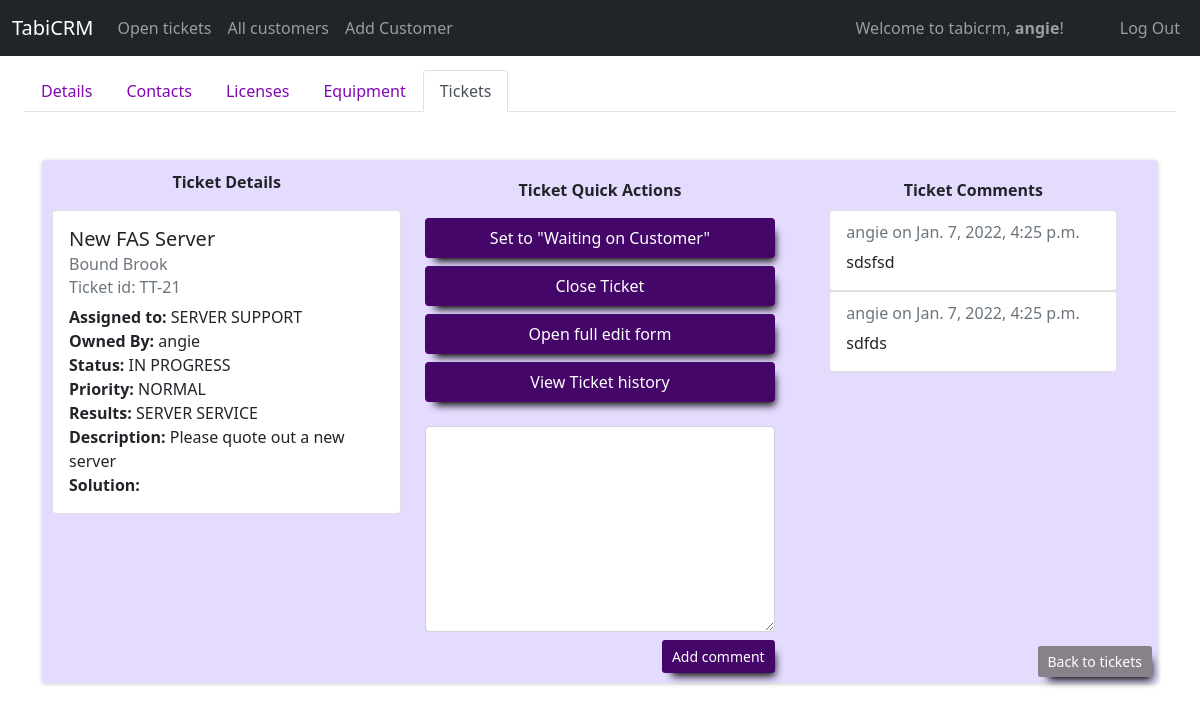
Page /view_single_ticket/21 (signed in) on the committed database.
### tabicrm/models.py (models this page shows, shortened)
class User(AbstractUser):
    id = models.AutoField(primary_key=True)
    role = models.CharField(max_length=64)
    title = models.CharField(max_length=64, null=True, blank=True)
    department = models.CharField(max_length=64, null=True, blank=True)
    extension = models.CharField(max_length=64, null=True, blank=True)
    cellphone = models.CharField(max_length=64, null=True, blank=True)
    street = models.CharField(max_length=64, null=True, blank=True)
    city = models.CharField(max_length=64, null=True, blank=True)
    state = models.CharField(max_length=64, null=True, blank=True)
    zip = models.CharField(max_length=64, null=True, blank=True)
    country = models.CharField(max_length=64, null=True, blank=True)

class Ticket(models.Model):
    OPEN='OPEN'
    IN_PROGRESS='IN PROGRESS'
    WAITING_ON_CUSTOMER = 'WAITING ON CUSTOMER'
    CLOSED = 'CLOSED'
    LOW = 'LOW'
    NORMAL = 'NORMAL'
    HIGH = 'HIGH'
    URGENT = 'URGENT'
    SOLVED_ON_PHONE = 'SOLVED ON PHONE'
    SERVER_SERVICE = 'SERVER SERVICE'
    ROUTER_SERVICE = 'ROUTER SERVICE'
    CONTRACT_SERVICE = 'CONTRACT SERVICE'
    NON_CONTRACT_SERVICE = 'NON-CONTRACT SERVICE'
    NETWORK_SUPPORT_TEAM = "NETWORK SUPPORT"
    SOFTWARE_SUPPORT_TEAM = "SOFTWARE SUPPORT"
    SERVER_SUPPORT_TEAM = "SERVER SUPPORT"
    HARDWARE_SUPPORT_TEAM = "HARDWARE SUPPORT"
    SALES_TEAM = "SALES"
    DEVELOPMENT_TEAM = "DEVELOPMENT"
    STATUS_CHOICES = [
        (OPEN, 'OPEN'),
        (IN_PROGRESS, 'IN PROGRESS'),
        (WAITING_ON_CUSTOMER, 'WAITING ON CUSTOMER'),
        (CLOSED, 'CLOSED')
    ]
    PRIORITY_CHOICES = [
        (LOW, 'LOW'),
        (NORMAL, 'NORMAL'),
        (HIGH, 'HIGH'),
        (URGENT, 'URGENT')
    ]
    RESULTS_CHOICES = [
        (SOLVED_ON_PHONE, 'SOLVED ON PHONE'),
        (SERVER_SERVICE, 'SERVER SERVICE'),
        (ROUTER_SERVICE, 'ROUTER SERVICE'),
        (CONTRACT_SERVICE, 'CONTRACT SERVICE'),
        (NON_CONTRACT_SERVICE, 'NON-CONTRACT SERVICE')
    ]
    TEAM_CHOICES = [
        (NETWORK_SUPPORT_TEAM, "NETWORK SUPPORT"),
        (SOFTWARE_SUPPORT_TEAM, "SOFTWARE SUPPORT"),
        (SERVER_SUPPORT_TEAM, "SERVER SUPPORT"),
        (HARDWARE_SUPPORT_TEAM, "HARDWARE SUPPORT"),
        (SALES_TEAM, "SALES"),
        (DEVELOPMENT_TEAM, "DEVELOPMENT")
    ]
    id = models.AutoField(primary_key=True)
    customer = models.ForeignKey(Customer, on_delete=CASCADE, related_name="customer_ticket")
    assigned_to = models.CharField(max_length=255, choices=TEAM_CHOICES, default=SOFTWARE_SUPPORT_TEAM)
    owned_by = models.ForeignKey(User, on_delete=SET_NULL, related_name="ticket_ownedby", blank=True, null=True)
    title = models.CharField(max_length=255)
    status =  models.CharField(max_length=255, choices=STATUS_CHOICES, default=OPEN)
    priority = models.CharField(max_length=255, choices=PRIORITY_CHOICES, default=NORMAL)
    results = models.CharField(max_length=255, choices=RESULTS_CHOICES, default=SOLVED_ON_PHONE)
    description = models.TextField(blank=True, null=True)
    solution = models.TextField(blank=True, null=True)
    added_by = models.ForeignKey(User, on_delete=SET_NULL, related_name="ticket_addedby", blank=True, null=True)
    updated_by = models.ForeignKey(User, on_delete=SET_NULL, related_name="ticket_updatedon", blank=True, null=True)
    created_on = models.DateTimeField(auto_now_add=True)
    updated_on = models.DateTimeField(auto_now=True)

class Customer(models.Model):
    id = models.AutoField(primary_key=True)
    name = models.CharField(max_length=255)
    primary_phone = models.CharField(max_length=255)
    fax =  models.CharField(max_length=255, null=True, blank=True)
    secondary_phone =  models.CharField(max_length=64, null=True, blank=True)
    website = models.CharField(max_length=255, null=True, blank=True)
    notes = models.TextField(null=True, blank=True)
    billing_address_one = models.CharField(max_length=255, null=True, blank=True)
    billing_address_two = models.CharField(max_length=255, null=True, blank=True)
    billing_address_city = models.CharField(max_length=255, null=True, blank=True)
    billing_address_state = models.CharField(max_length=255, null=True, blank=True)
    billing_address_zip = models.CharField(max_length=255, null=True, blank=True)
    billing_address_country = models.CharField(max_length=255, null=True, blank=True)
    shipping_address_one = models.CharField(max_length=255, null=True, blank=True)
    shipping_address_two = models.CharField(max_length=255, null=True, blank=True)
    shipping_address_city = models.CharField(max_length=255, null=True, blank=True)
    shipping_address_state = models.CharField(max_length=255, null=True, blank=True)
    shipping_address_zip = models.CharField(max_length=255, null=True, blank=True)
    shipping_address_country = models.CharField(max_length=255, null=True, blank=True)
    added_by = models.ForeignKey(User, on_delete=SET_NULL, related_name="customer_addedby", blank=True, null=True)
    updated_by = models.ForeignKey(User, on_delete=SET_NULL, related_name="customer_updatedon", blank=True, null=True)
    created_on = models.DateTimeField(auto_now_add=True)
    updated_on = models.DateTimeField(auto_now=True)

class TicketComment(models.Model):
    id = models.AutoField(primary_key=True)
    comment = models.TextField(blank=True, null=True)
    ticket = models.ForeignKey(Ticket, on_delete=CASCADE, related_name="ticket_comment", blank=True, null=True)
    added_by = models.ForeignKey(User, on_delete=SET_NULL, related_name="ticket_comment_addedby", blank=True, null=True)
    updated_by = models.ForeignKey(User, on_delete=SET_NULL, related_name="ticket_comment_updatedon", blank=True, null=True)
    created_on = models.DateTimeField(auto_now_add=True)
    updated_on = models.DateTimeField(auto_now=True)

### tabicrm/views/ticket.py (the view)
# urls.py: path("view_single_ticket/<int:ticketId>", views.view_single_ticket, name="view_single_ticket"),
@login_required
def view_single_ticket(request, ticketId):
    if request.method == "GET":
        ticket = Ticket.objects.get(id = ticketId)
        customer = ticket.customer
        ticketComments = TicketComment.objects.filter(ticket = ticket)
        ticketHistory = TicketHistory.objects.filter(ticket = ticket)
        commentForm = forms.NewTicketCommentForm()
        ticketForm = forms.NewTicketForm(initial={
            'assigned_to': ticket.assigned_to,
            'status': ticket.status,
            'priority': ticket.priority,
            'results': ticket.results,
            'title':ticket.title,
            'description': ticket.description,
            'solution': ticket.solution
        })
        return render(request,"tabicrm/full_forms/full_edit_ticket.html", {
            "ticket": ticket,
            'customer': customer,
            'ticketComments': ticketComments,
            'ticketHistory': ticketHistory,
            'cust_tickets': True,
            'commentForm':commentForm,
            'editTicketForm': ticketForm })

### tabicrm/forms.py
class NewTicketCommentForm(ModelForm):
    class Meta:
        model = TicketComment
        fields = (
            'comment',
        )
        widgets = {
            'comment': Textarea(attrs={'rows': 8,'class': "form-control mb-2", 'placeholder': ""}),
        }

class NewTicketForm(ModelForm):
    class Meta:
        model = Ticket
        fields = (
                'assigned_to',
                'title',
                'status',
                'priority',
                'description',
                'results',
                'solution',
            )
        widgets = {
            'assigned_to': Select(attrs={'class': "form-select mb-2", 'placeholder': ""}),
            'title': TextInput(attrs={'class': "form-control mb-2", 'placeholder': ""}),
            'status':  Select(attrs={'class': "form-select mb-2", 'placeholder': ""}),
            'priority':  Select(attrs={'class': "form-select mb-2", 'placeholder': ""}),
            'results':  Select(attrs={'class': "form-select mb-2", 'placeholder': ""}),
            'description': Textarea(attrs={'rows': 3,'class': "form-control mb-2", 'placeholder': ""}),
            'solution': Textarea(attrs={'rows': 3,'class': "form-control mb-2", 'placeholder': ""}),
        }

### tabicrm/templates/tabicrm/full_forms/full_edit_ticket.html (shortened to what this page needs)
{% extends "tabicrm/layout.html" %}
{% load static %}
{% load humanize %}
{% block body %}
<div class="container-fluid mt-2">
    {% include 'tabicrm/partials/customer_nav.html' %}
    <div class="container">
        <div class="form-background mb-5 mt-5">
            <div class="row">
                <div class="col-12 col-lg-4">
                    <p class="text-center"><strong>Ticket Details</strong></p>
                    <div class="card">
                        <div class="card-body">
                            <h5 class="card-title">{{ticket.title}}</h5>
                            <h6 class="card-subtitle mb-2 text-muted">{{customer.name}}</h6>
                            <h6 class="card-subtitle mb-2 text-muted">Ticket id: TT-{{ticket.id}}</h6>
                            <p class="card-text">
                                <strong>Assigned to:</strong> {{ticket.assigned_to}}<br />
                                <strong>Owned By:</strong> {% if ticket.owned_by%} {{ticket.owned_by}}{% endif %}<br />
                                <strong>Status:</strong> {{ticket.status}}<br />
                                <strong>Priority:</strong> {{ticket.priority}}<br />
                                <strong>Results:</strong> {{ticket.results}}<br />
                                <strong>Description:</strong> {{ticket.description}}<br />
                                <strong>Solution:</strong> {{ticket.solution}}<br />
                            </p>
                        </div>
                    </div>
                </div>
                <div class="col-12 col-lg-4">
                    <p class="text-center mt-2"><strong>Ticket Quick Actions</strong></p>
                    <div class="d-grid gap-2">
                        {% if ticket.owned_by == request.user %}
                        {% if not ticket.status == 'CLOSED' %}
                        {% if not ticket.status == "WAITING ON CUSTOMER" %}
                        <form action="{% url 'ticket_actions' ticket.id %}" method="POST">
                            <div class="d-grid gap-2">
                                <button type="submit" class="btn btn-logo">Set to "Waiting on Customer"</button>
                            </div>
                        </form>
                        {% endif %}
                        {% endif %}
                        {% if not ticket.status == 'CLOSED' %}
                        <form action="{% url 'ticket_actions' ticket.id %}" method="POST">
                            <div class="d-grid gap-2">
                                <button type="submit" class="btn btn-logo">Close Ticket</button>
                            </div>
                        </form>
                        {% endif%}
                        {% endif%}
                        {% if not ticket.status == 'CLOSED' %}
                        <button class="btn btn-logo " onclick="openTicketModal()">Open full edit form</button>
                        {% endif%}
                        <button class="btn btn-logo " onclick="openHistoryModal()">View Ticket history</button>
                    </div>
                    {% if not ticket.status == 'CLOSED' %}
                    <div class="mt-4">
                        <form action="{% url 'add_ticket_comment' ticket.id %}" method="POST">
                            {{commentForm.comment}}
                            <div class="float-end">
                                <button class="btn btn-sm btn-logo" type="submit">Add comment</button>
                            </div>
                        </form>
                    </div>
                    {% endif %}
                </div>
                <div class="col-12 col-lg-4">
                    <div class="mt-2">
                        <div class="text-center mb-2"><strong>Ticket Comments</strong></div>
                        {% if ticketComments %}
                        {% for comment in ticketComments %}
                        <div class="card" style="width: 18rem;">
                            <div class="card-body">
                                <h6 class="card-subtitle mb-2 text-muted">{{comment.added_by}} on {{ticket.updated_on}}
                                </h6>
                                <p class="card-text">
                                    {{comment.comment}}
                                </p>
                            </div>
                        </div>
                        {% endfor %}
                        {% endif%}
                    </div>
                </div>
                <div class="position-relative">
                    <div class="position-absolute bottom-0 end-0 me-2"><a href="/display_tickets/{{customer.id}}"
                            class="btn-sm btn-silver ms-2">Back to tickets</a></div>
                </div>
            </div>
        </div>
    </div>
    {% endblock %}

### tabicrm/templates/tabicrm/layout.html (shortened to what this page needs)
{% load static %}
<!DOCTYPE html>
<html lang="en">
<head>
    <link href="https://cdn.jsdelivr.net/npm/bootstrap@5.1.3/dist/css/bootstrap.min.css" rel="stylesheet"
>
    <link rel="stylesheet"
        href="https://maxst.icons8.com/vue-static/landings/line-awesome/line-awesome/1.3.0/css/line-awesome.min.css">
    <link href="{% static 'tabicrm/styles.css' %}" rel="stylesheet">
    <link rel="stylesheet" href="https://cdn.datatables.net/1.11.3/css/jquery.dataTables.min.css">
</head>
<body>
    <nav class="navbar navbar-expand-xl navbar-dark bg-dark mb-5 fixed-top">
        <div class="container-fluid">
            <a class="navbar-brand" href="{% url 'index' %}">TabiCRM</a>
            <div class="collapse navbar-collapse" id="navbarText">
                <ul class="navbar-nav me-auto mb-2 mb-lg-0">
                    {% if user.is_authenticated %}
                    <li class="nav-item">
                        <a class="nav-link {% if navopen_tickets %}active{% endif %}" href="{% url 'index' %}">Open
                            tickets</a>
                    </li>
                    <li class="nav-item">
                        <a class="nav-link {% if navall_customers %}active{% endif %}"
                            href="{% url 'all_customers' %}">All customers</a>
                    </li>
                    <li class="nav-item">
                        <a class="nav-link {% if navadd_customer %}active{% endif %}"
                            href="{% url 'add_customer' %}">Add Customer</a>
                    </li>
                    {% endif %}
                </ul>
                <span class="navbar-text me-5">
                    {% if user.is_authenticated %}
                    Welcome to tabicrm, <strong>{{ user.username }}</strong>!
                    {% endif %}
                </span>
                <ul class="navbar-nav  mb-2 mb-lg-0">
                    {% if user.is_authenticated %}
                    <li class="nav-item">
                        <a class="nav-link" href="{% url 'logout' %}">Log Out</a>
                    </li>
                    {% else %}
                    <li class="nav-item">
                        <a class="nav-link {% if navlogin %}active{% endif %}" href="{% url 'login' %}">Log In</a>
                    </li>
                    {% endif %}
                </ul>
            </div>
        </div>
    </nav>
    <div class="container-fluid">
        {% block body %}
        {% endblock %}
    </div>
</body>
</html>

### tabicrm/static/tabicrm/styles.css (style rules this page uses)
a { text-decoration: none; }
body { margin-top: 70px; }
.card { margin-left: auto; margin-right: auto; max-width: 30rem; }
.form-background { background-color: rgba(207, 189, 255, 0.548); padding: 10px; border-radius: 4px; box-shadow: 0 1px 4px rgba(0, 0, 0, 0.2); }
.btn-logo { border: 2px solid rgb(68, 6, 104); color: white; background-color: rgb(68, 6, 104); box-shadow: 5px 8px 8px -5px #000000; }
.btn-silver { border: 2px solid rgb(135, 130, 138); color: white; background-color: rgb(135, 130, 138); box-shadow: 5px 8px 8px -5px #000000; }

### rows in the picture
User: username "angie"
Ticket: title "New FAS Server", id "21", assigned_to "SERVER SUPPORT", owned_by "angie", status "IN PROGRESS", priority "NORMAL", results "SERVER SERVICE", description "Please quote out a new server", updated_on "Jan. 7, 2022, 4:25 p.m."
Customer: name "Bound Brook"
TicketComment: added_by "angie", comment "sdsfsd"
TicketComment: added_by "angie", comment "sdfds"
